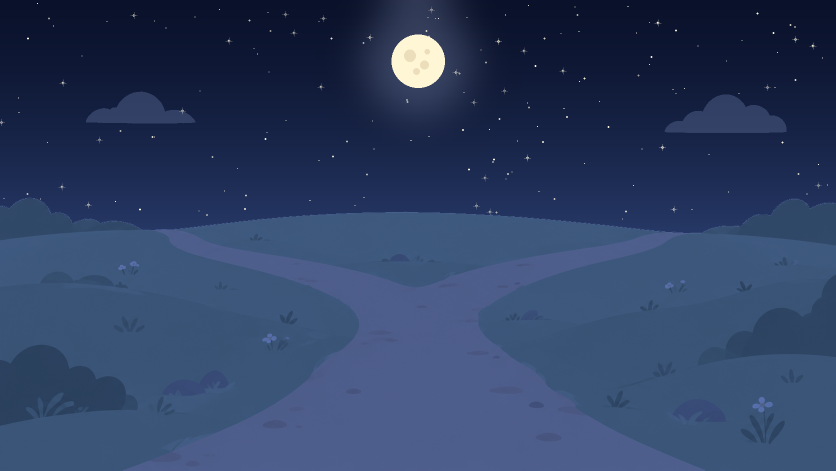
#> input picture Assets/Imagenes/Fondo.png, 1672 x 941 px, found by its file name (shown at 1/2 size)
$ python aplicar_noche.py ../Assets/Imagenes/Fondo.png
#> lines starting #> are read from the running program, lines starting #| are printed output that depends on the picture; after the words box and inside, x2 and y2 are one past the last pixel; in counts of white or black regions, pixels touching at a corner belong together
### Herramientas/noche.py
"""Convierte los fondos de día a noche: cielo estrellado con luna, paisaje en tonos azulados."""
import sys, random, math
import numpy as np
from PIL import Image, ImageDraw, ImageFilter

def es_cielo(a):
    mn = a[..., :3].min(-1); mx = a[..., :3].max(-1)
    return (mn > 195) & ((mx - mn) < 50)

# [21 lines left out: function conectado_arriba, not called in this run]

def convertir(ruta_in, ruta_out, semilla=7, luna=(0.80, 0.16)):
#> called with semilla = 7, luna = (0.5, 0.13)
    img = Image.open(ruta_in).convert("RGBA")
#> img is the input picture: PIL image 1672x941 RGBA; mean R, G, B, A 46, 63.7, 99.2, 255
    a = np.asarray(img).astype(np.float32)
    h, w = a.shape[:2]
#> h = 941; w = 1672
    rgb = a[..., :3] / 255.0

    cielo_raw = es_cielo(a)
#> in es_cielo, `mn = a[..., :3].min(-1)`:
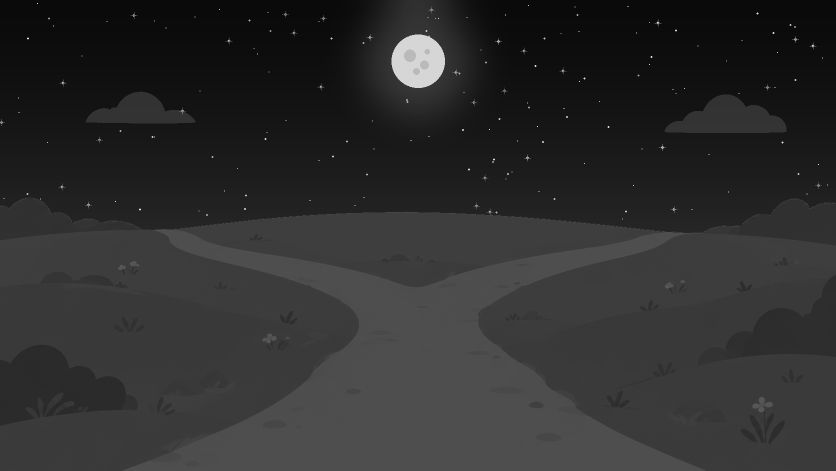
#> mn: shape (941, 1672) float32 (shown at 1/2 size); min 10, max 225, mean 45.8
#> in es_cielo, `mx = a[..., :3].max(-1)`:
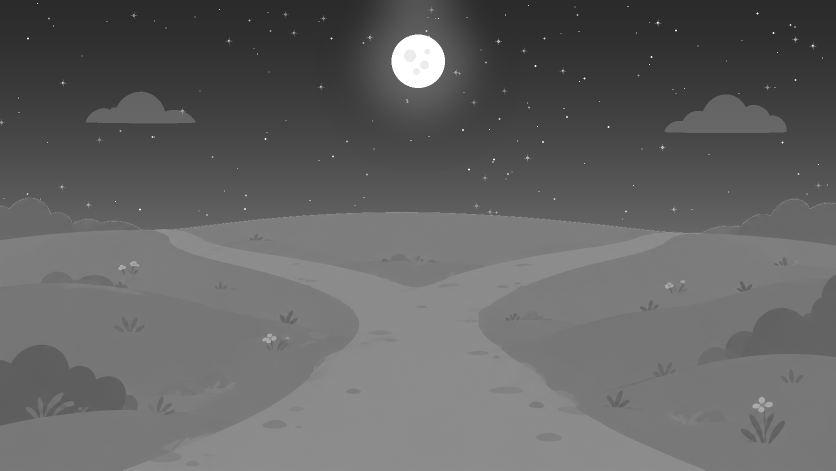
#> mx: shape (941, 1672) float32 (shown at 1/2 size); min 43, max 255, mean 99.4
#> in es_cielo, `return (mn > 195) & ((mx - mn) < 50)`:
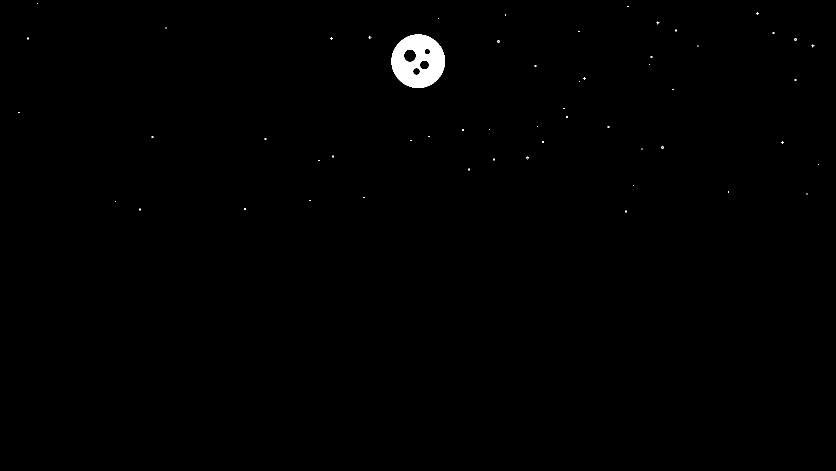
#> returned value: shape (941, 1672) bool (shown at 1/2 size); 0.54% white; 76 white regions (75 under 20 px), largest, box (x1, y1, x2, y2) and area: (783, 69, 890, 176) 8016
    try:
        from scipy import ndimage
        lab, n = ndimage.label(cielo_raw)
#> lab: shape (941, 1672) int32; 77 distinct labels, from 0 to 76
#> n = 76
        ids = np.unique(lab[0][lab[0] > 0])
#> ids = empty array
        cielo = np.isin(lab, ids)
#> cielo: shape (941, 1672) bool; every value is 0
    except ImportError:
        cielo = conectado_arriba(cielo_raw)
    # nubes = partes del cielo más claras que el color base
    lum = rgb.mean(-1)
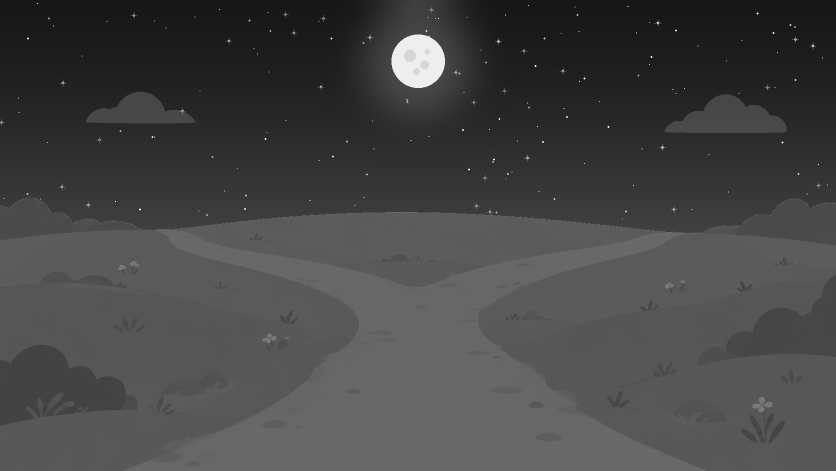
#> lum: shape (941, 1672) float32 (shown at 1/2 size); min 0.0915, max 0.954, mean 0.273
    base = np.median(lum[cielo]) if cielo.any() else 0.9
#> base = 0.9
    nube = cielo & (lum > base + 0.015)

    # --- paisaje de noche: azulado, más oscuro, menos saturado
    gris = (rgb * np.array([0.30, 0.59, 0.11])).sum(-1, keepdims=True)
    des = rgb * 0.55 + gris * 0.45
    tinte = np.array([0.42, 0.55, 0.85])
    noche = des * tinte * 0.80 + np.array([0.02, 0.03, 0.08])
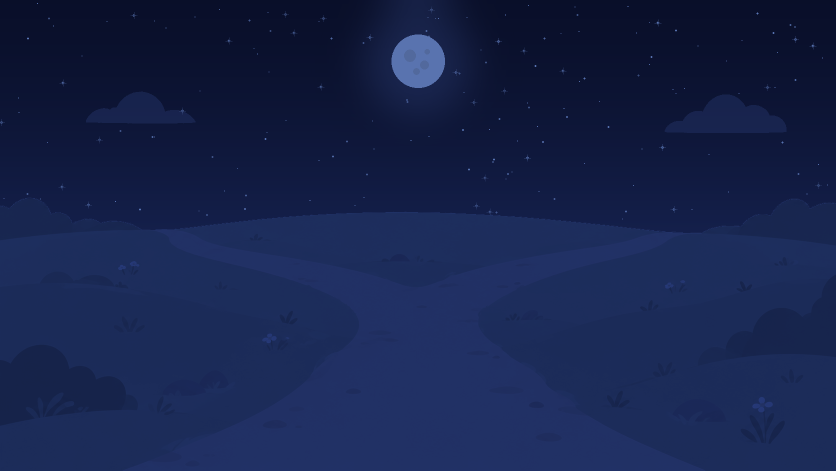
#> noche: shape (941, 1672, 3) float64 (shown at 1/2 size); mean R, G, B 0.0903, 0.139, 0.3

    # --- cielo: degradado azul profundo
    y = np.linspace(0, 1, h)[:, None]
#> y = 941 values from 0 to 1
    horizonte = max(0.2, (np.where(cielo.any(1))[0].max() / h) if cielo.any() else 0.4)
#> horizonte = 0.4
    t = np.clip(y / horizonte, 0, 1)
#> t = 941 values from 0 to 1
    arriba = np.array([0.04, 0.07, 0.17]); abajo = np.array([0.15, 0.22, 0.40])
    grad = arriba + (abajo - arriba) * (t ** 1.4)[..., None]
#> grad = 941 rows, first 8: [0.04, 0.07, 0.17], [0.04, 0.07, 0.17], [0.0401, 0.0701, 0.17], [0.0401, 0.0702, 0.17], [0.0402, 0.0703, 0.17], [0.0403, 0.0704, 0.171], [0.0403, 0.0705, 0.171], [0.0404, 0.0706, 0.171]
    grad = np.broadcast_to(grad, (h, w, 3)).copy()
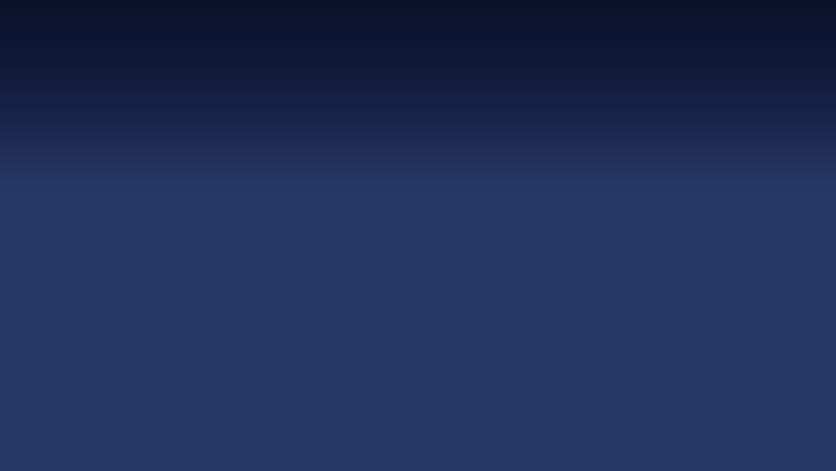
#> grad: shape (941, 1672, 3) float64 (shown at 1/2 size); mean of channels 0, 1, 2 0.124, 0.185, 0.346; drawn as R, G, B
    # nubes: gris azulado translúcido
    grad[nube] = grad[nube] * 0.45 + np.array([0.30, 0.36, 0.52]) * 0.55

    out = np.where(cielo[..., None], grad, noche)
    res = Image.fromarray((np.clip(out, 0, 1) * 255).astype(np.uint8), "RGB").convert("RGBA")

    # --- estrellas y luna (solo sobre el cielo, sin tapar nubes)
    capa = Image.new("RGBA", (w, h), (0, 0, 0, 0))
#> capa: PIL image 1672x941 RGBA; every value is 0
    d = ImageDraw.Draw(capa)
    rnd = random.Random(semilla)
    esc = w / 1920
#> esc = 0.871
    estrellas = int(220 * (w * h) / (1920 * 1080))
#> estrellas = 166
    for _ in range(estrellas):
        x, yy = rnd.randrange(w), rnd.randrange(int(h * horizonte * 0.95))
        if not cielo[yy, x] or nube[yy, x]:
            continue
        r = rnd.choice([1, 1, 1, 1.5, 2, 2.5]) * esc
        al = rnd.randint(140, 255)
        d.ellipse([x - r, yy - r, x + r, yy + r], fill=(255, 250, 225, al))
        if r >= 2.4 * esc:  # destello en cruz
            L = r * 3
            d.line([x - L, yy, x + L, yy], fill=(255, 250, 225, al // 2), width=max(1, int(esc)))
            d.line([x, yy - L, x, yy + L], fill=(255, 250, 225, al // 2), width=max(1, int(esc)))
#> this loop made 166 passes
#> (x, yy) on passes 1 to 3: (663, 77), (808, 333), (98, 37)

    lx, ly, R = int(w * luna[0]), int(h * luna[1]), int(62 * esc)
#> lx = 836; ly = 122; R = 53
    halo = Image.new("RGBA", (w, h), (0, 0, 0, 0))
    hd = ImageDraw.Draw(halo)
    hd.ellipse([lx - R * 2.6, ly - R * 2.6, lx + R * 2.6, ly + R * 2.6], fill=(200, 215, 255, 60))
    halo = halo.filter(ImageFilter.GaussianBlur(R * 0.9))
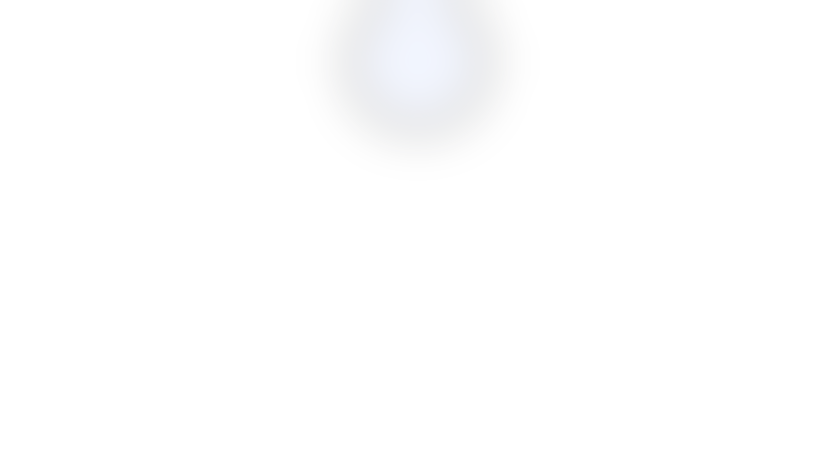
#> halo: PIL image 1672x941 RGBA (shown at 1/2 size); mean R, G, B, A 7.3, 7.8, 9.3, 2.2; transparent parts drawn white
    capa = Image.alpha_composite(halo, capa)
    d = ImageDraw.Draw(capa)
    d.ellipse([lx - R, ly - R, lx + R, ly + R], fill=(255, 246, 214, 255))
    # cráteres suaves
    for cx, cy, cr in ((-0.3, -0.2, 0.22), (0.25, 0.15, 0.16), (-0.05, 0.4, 0.12), (0.35, -0.35, 0.1)):
        d.ellipse([lx + cx * R - cr * R, ly + cy * R - cr * R, lx + cx * R + cr * R, ly + cy * R + cr * R],
                  fill=(236, 222, 186, 255))
    # recortar a cielo (que la luna no tape árboles)
    m = Image.fromarray((cielo * 255).astype(np.uint8))
    capa.putalpha(Image.fromarray(np.minimum(np.asarray(capa)[..., 3], np.asarray(m))))
    res = Image.alpha_composite(res, capa)

    # mantener la transparencia original
    res.putalpha(Image.fromarray(a[..., 3].astype(np.uint8)))
    res.save(ruta_out)

# [4 lines that do not run on import are left out]


# ---------------------------------------------------------------- Pantalla de Inicio
def luna_png(ruta, tam=512):
    """Luna llena con halo, para reemplazar el círculo lavanda (esquina superior izquierda)."""
    esc = tam / 512
    capa = Image.new("RGBA", (tam, tam), (0, 0, 0, 0))
    halo = Image.new("RGBA", (tam, tam), (0, 0, 0, 0))
    c, R = tam / 2, tam * 0.30
    ImageDraw.Draw(halo).ellipse([c - R * 1.55, c - R * 1.55, c + R * 1.55, c + R * 1.55], fill=(210, 222, 255, 90))
    halo = halo.filter(ImageFilter.GaussianBlur(30 * esc))
    d = ImageDraw.Draw(capa)
    d.ellipse([c - R, c - R, c + R, c + R], fill=(255, 246, 214, 255))
    for cx, cy, cr in ((-0.3, -0.2, 0.22), (0.25, 0.15, 0.16), (-0.05, 0.42, 0.12), (0.38, -0.35, 0.1)):
        d.ellipse([c + cx * R - cr * R, c + cy * R - cr * R, c + cx * R + cr * R, c + cy * R + cr * R],
                  fill=(236, 222, 186, 255))
    Image.alpha_composite(halo, capa).save(ruta)

def circulo_png(ruta, color, tam=512):
    img = Image.new("RGBA", (tam, tam), (0, 0, 0, 0))
    ImageDraw.Draw(img).ellipse([0, 0, tam - 1, tam - 1], fill=color)
    img.save(ruta)

def tono_noche(ruta_in, ruta_out):
    """Oscurece y azula cualquier imagen manteniendo su transparencia (césped, objetos)."""
    img = Image.open(ruta_in).convert("RGBA")
    a = np.asarray(img).astype(np.float32)
    rgb = a[..., :3] / 255.0
    gris = (rgb * np.array([0.30, 0.59, 0.11])).sum(-1, keepdims=True)
    des = rgb * 0.55 + gris * 0.45
    noche = des * np.array([0.42, 0.55, 0.85]) * 0.85 + np.array([0.02, 0.03, 0.08])
    out = np.concatenate([np.clip(noche, 0, 1) * 255, a[..., 3:]], -1).astype(np.uint8)
    Image.fromarray(out, "RGBA").save(ruta_out)

# [15 lines left out: function estrellas_png, not called in this run]

### Herramientas/aplicar_noche.py
"""Pasa las imágenes del juego a la noche. Guarda una copia de día en ImagenesDia/ (fuera de Assets)."""
import os, shutil, sys
sys.path.insert(0, os.path.dirname(os.path.abspath(__file__)))
import noche

RAIZ = sys.argv[1]                      # carpeta "My project"
IMG = os.path.join(RAIZ, "Assets", "Imagenes")
DIA = os.path.join(RAIZ, "ImagenesDia")

def respaldar(rel):
    src, dst = os.path.join(IMG, rel), os.path.join(DIA, rel)
    os.makedirs(os.path.dirname(dst), exist_ok=True)
    if not os.path.exists(dst):
        shutil.copy2(src, dst)
    return dst                          # siempre se convierte desde la copia de día

fondos = {"Fondo.png": (0.5, 0.13), "Juego/FondoClaro.png": (0.80, 0.16),
          "Juego/FondoLago.png": (0.45, 0.13), "Juego/FondoSendero.png": (0.38, 0.09)}
for rel, luna in fondos.items():
    noche.convertir(respaldar(rel), os.path.join(IMG, rel), luna=luna)
    print("noche:", rel)
#> pass 2 of the loop `for rel, luna in fondos.items():`:
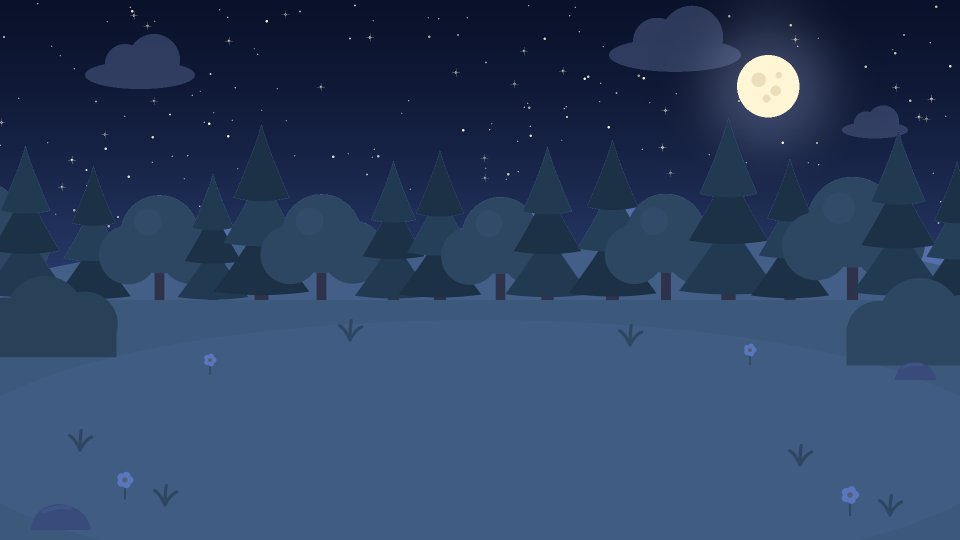
#> input picture Assets/Imagenes/Juego/FondoClaro.png, 1920 x 1080 px, found by its file name (shown at 1/2 size)
#> in convertir, img is the input picture: PIL image 1920x1080 RGBA; mean R, G, B, A 44.6, 65.4, 97.7, 255
#> a: shape (1080, 1920, 4) float32
#> rgb: shape (1080, 1920, 3) float32
#> mn: shape (1080, 1920) float32
#> mx: shape (1080, 1920) float32
#> in es_cielo (call 2), `return (mn > 195) & ((mx - mn) < 50)`:
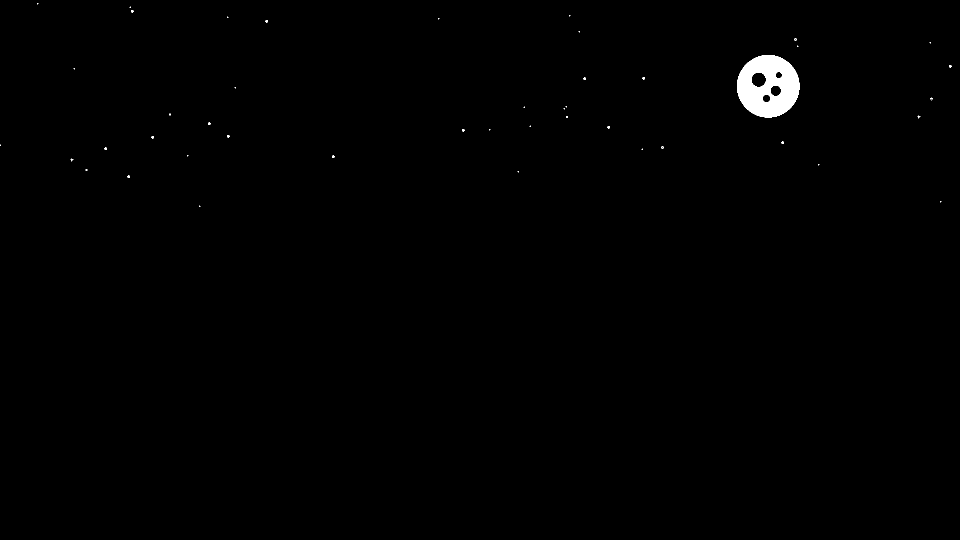
#> returned value: shape (1080, 1920) bool (shown at 1/2 size); 0.55% white; 60 white regions (45 under 20 px), largest, box (x1, y1, x2, y2) and area: (1474, 110, 1599, 235) 10922, (262, 20, 267, 25) 21, (531, 40, 536, 45) 21
#> lab: shape (1080, 1920) int32; 61 distinct labels, from 0 to 60
#> n = 60
#> cielo: shape (1080, 1920) bool; every value is 0
#> lum: shape (1080, 1920) float32
#> gris: shape (1080, 1920, 1) float64
#> des: shape (1080, 1920, 3) float64
#> noche: shape (1080, 1920, 3) float64
#> t = 1080 values from 0 to 1
#> in convertir (call 2), `grad = arriba + (abajo - arriba) * (t ** 1.4)[..., None]`: grad = 1080 rows, first 8: [0.04, 0.07, 0.17], [0.04, 0.07, 0.17], [0.0401, 0.0701, 0.17], [0.0401, 0.0701, 0.17], [0.0402, 0.0702, 0.17], [0.0402, 0.0703, 0.17], [0.0403, 0.0704, 0.171], [0.0403, 0.0705, 0.171]
#> res: PIL image 1920x1080 RGBA
#> the loop in convertir (call 2), `for _ in range(estrellas):` made 220 passes
#> lx = 1536; ly = 172; R = 62
#> in convertir (call 2), `halo = halo.filter(ImageFilter.GaussianBlur(R * 0.9))`:
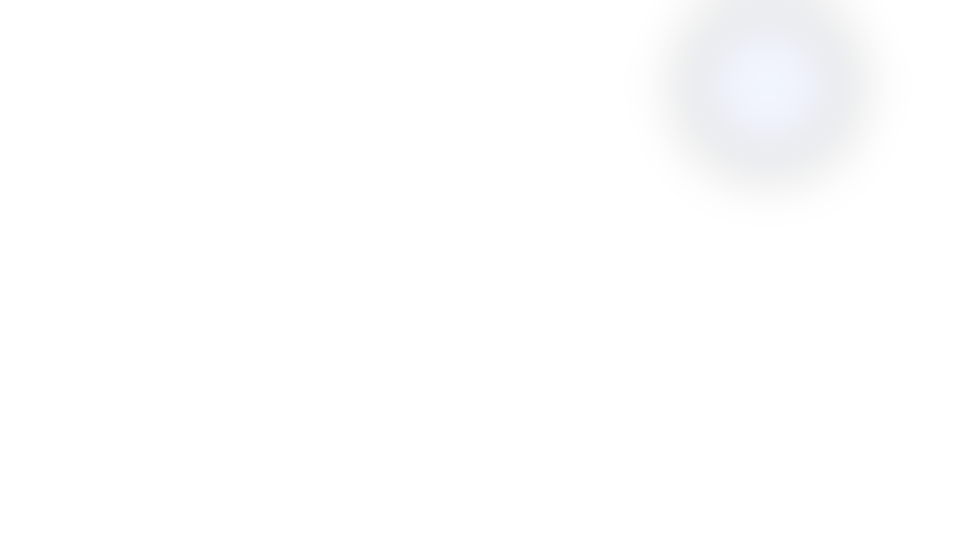
#> halo: PIL image 1920x1080 RGBA (shown at 1/2 size); mean R, G, B, A 7.7, 8.3, 9.9, 2.3; transparent parts drawn white
#> pass 3 of the loop `for rel, luna in fondos.items():`:
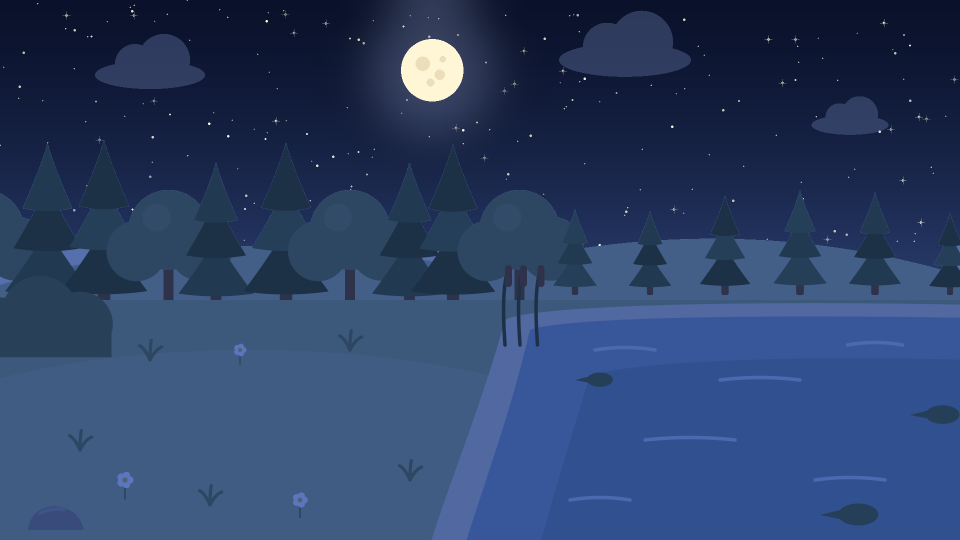
#> input picture Assets/Imagenes/Juego/FondoLago.png, 1920 x 1080 px, found by its file name (shown at 1/2 size)
#> in convertir, img is the input picture: PIL image 1920x1080 RGBA; mean R, G, B, A 43.4, 64.4, 103.5, 255
#> in es_cielo (call 3), `return (mn > 195) & ((mx - mn) < 50)`:
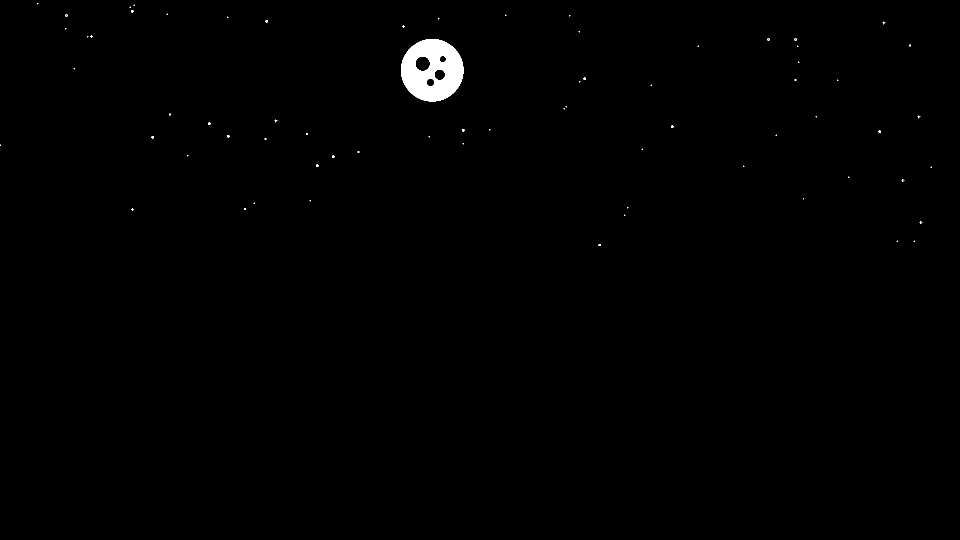
#> returned value: shape (1080, 1920) bool (shown at 1/2 size); 0.56% white; 93 white regions (81 under 20 px), largest, box (x1, y1, x2, y2) and area: (802, 78, 927, 203) 10922, (262, 20, 267, 25) 21, (531, 40, 536, 45) 21
#> lab: shape (1080, 1920) int32; 94 distinct labels, from 0 to 93
#> n = 93
#> the loop in convertir (call 3), `for _ in range(estrellas):` made 220 passes
#> lx = 864; ly = 140
#> in convertir (call 3), `halo = halo.filter(ImageFilter.GaussianBlur(R * 0.9))`:
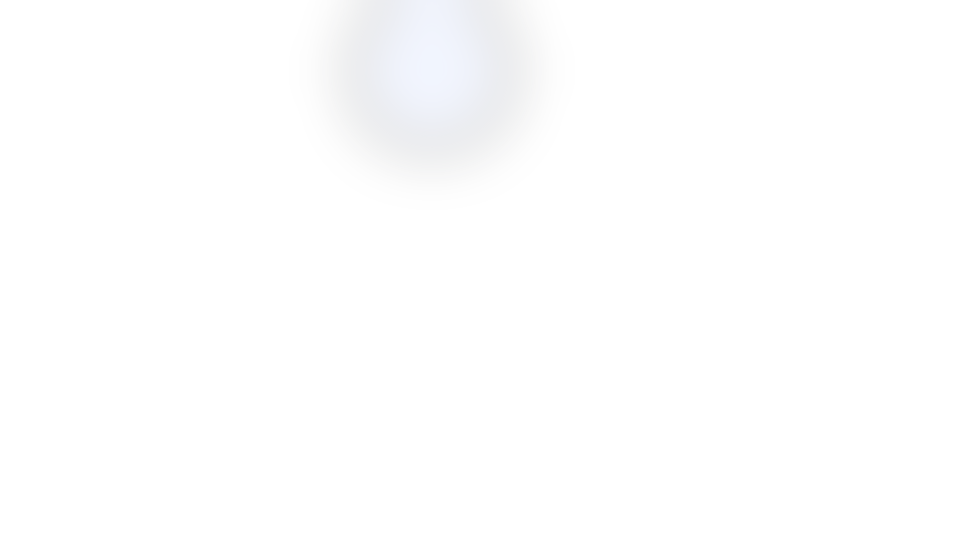
#> halo: PIL image 1920x1080 RGBA (shown at 1/2 size); mean R, G, B, A 7.6, 8.2, 9.7, 2.3; transparent parts drawn white
#> the loop made 4 passes; the first 3 are shown

respaldar("Inicio/CirculoLavanda.png"); respaldar("Inicio/CirculoAzul.png")
noche.luna_png(os.path.join(IMG, "Inicio/CirculoLavanda.png"))
noche.circulo_png(os.path.join(IMG, "Inicio/CirculoAzul.png"), (70, 105, 170, 110))
#> (the run stopped early here; a loop or call above may not have finished)
